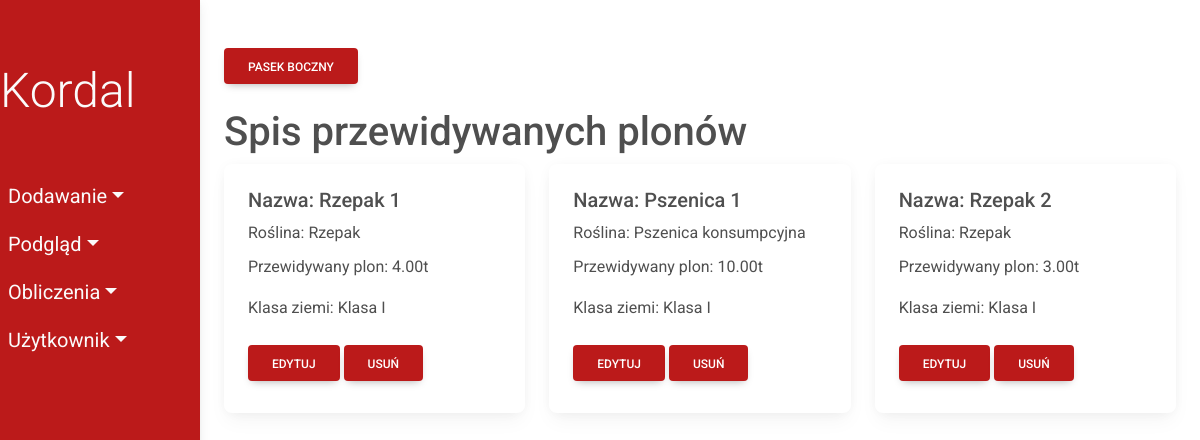
Screenshot of /predicted_crops/ with the database file from the repository.
### fields/models.py (models this page shows, shortened)
class PredictedCrop(models.Model):
    predicted_crop_name = models.CharField(max_length=50)
    plant = models.ForeignKey(Plant, on_delete=models.CASCADE)
    crop_mass = models.DecimalField(max_digits=10, decimal_places=2)
    class_field = models.ForeignKey(
        ClassField, on_delete=models.CASCADE, db_column='class_id')
    class Meta:
        db_table = 'PredictedCrop'

class Plant(models.Model):
    plant_name = models.CharField(max_length=50)
    seed_price = models.DecimalField(max_digits=10, decimal_places=2)
    class Meta:
        db_table = 'Plant'
    def __str__(self):
        return self.plant_name

class ClassField(models.Model):
    class_name = models.CharField(max_length=10)
    class Meta:
        db_table = 'ClassField'
    def __str__(self):
        return self.class_name

### fields/views/viewsPredictedCrop.py (the view)
# urls.py: path('predicted_crops/', viewsPredictedCrop.show_predicted_crops,
def show_predicted_crops(request):
    predicted_crops = PredictedCrop.objects.all()
    return render(request, 'fields/show/predictedCrop.html', {'predicted_crops': predicted_crops})

### fields/templates/fields/show/predictedCrop.html
{% extends 'fields/index.html' %}
      {% block content %}
      <h1>Spis przewidywanych plonów</h1>
      <div class="row">
        {% for predicted_crop in predicted_crops %}
        <div class="col-sm-4">
          <div class="card">
            <div class="card-body">
              <h5 class="card-title">Nazwa: {{ predicted_crop.predicted_crop_name}}</h5>
              <p class="card-title">Roślina: {{ predicted_crop.plant}}</p>
              <p class="card-text">Przewidywany plon: {{ predicted_crop.crop_mass}}t</p>
              <p class="card-text">Klasa ziemi: {{ predicted_crop.class_field}}</p>
              <a href="update/{{predicted_crop.id}}" class="btn my-2 menu-btn">Edytuj</a>
              <a href="delete/{{predicted_crop.id}}" class="btn my-2 menu-btn">Usuń</a>
            </div>
          </div>
        </div>
        {% endfor %}
      </div>
    {% endblock %}

### fields/static/css/style.css (style rules this page uses)
* { margin: 0; padding: 0; box-sizing: border-box; }
:root { --nav-bg: #bb1a1a; --dropdown-bg: #cc2b2b }
body { min-height: 100vh; background-color: #fff; }
.menu-btn { background-color: var(--nav-bg); color:#fff }

### rows the page displays
PredictedCrop: predicted_crop_name "Rzepak 1", plant "Rzepak", crop_mass "4.00", class_field "Klasa I"
PredictedCrop: predicted_crop_name "Pszenica 1", plant "Pszenica konsumpcyjna", crop_mass "10.00", class_field "Klasa I"
PredictedCrop: predicted_crop_name "Rzepak 2", plant "Rzepak", crop_mass "3.00", class_field "Klasa I"
